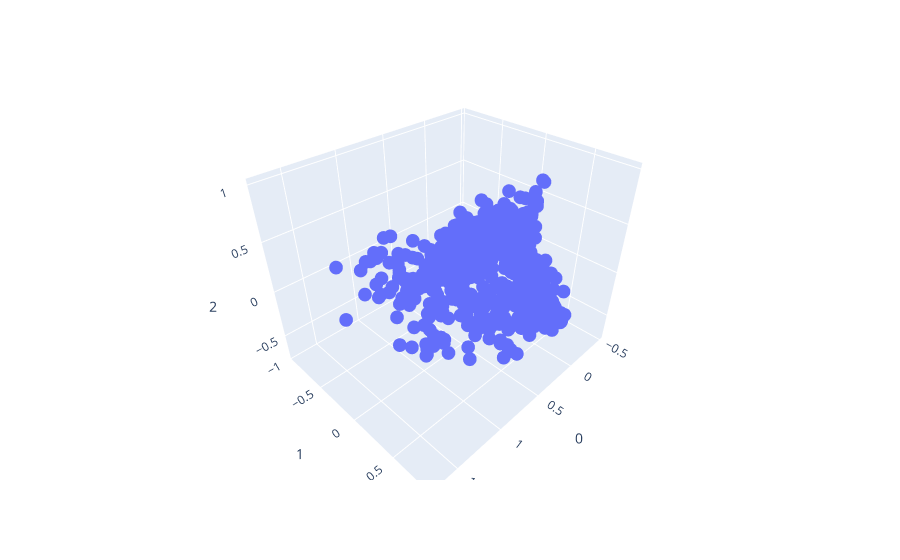

The notebook cell this image was saved under:
### Code cell
fig = px.scatter_3d(reduced_df, x=0, y=1, z=2, hover_name='subject_term')
fig.show()

### Figure 1 — Plotly figure (JSON) as saved in the notebook; plotly's stock layout.template omitted (floating-point values rounded to 4 significant figures; data arrays with more than 128 entries replaced by an {"elided": "..."} marker saying what was removed)
{"data": [{"hovertemplate": "<b>%{hovertext}</b><br><br>0=%{x}<br>1=%{y}<br>2=%{z}<extra></extra>", "hovertext": {"elided": "1000 str values"}, "legendgroup": "", "marker": {"color": "#636efa", "symbol": "circle"}, "mode": "markers", "name": "", "scene": "scene", "showlegend": false, "type": "scatter3d", "x": {"elided": "1000 float values"}, "y": {"elided": "1000 float values"}, "z": {"elided": "1000 float values"}}], "layout": {"legend": {"tracegroupgap": 0}, "margin": {"t": 60}, "scene": {"domain": {"x": [0, 1], "y": [0, 1]}, "xaxis": {"title": {"text": "0"}}, "yaxis": {"title": {"text": "1"}}, "zaxis": {"title": {"text": "2"}}}}}
